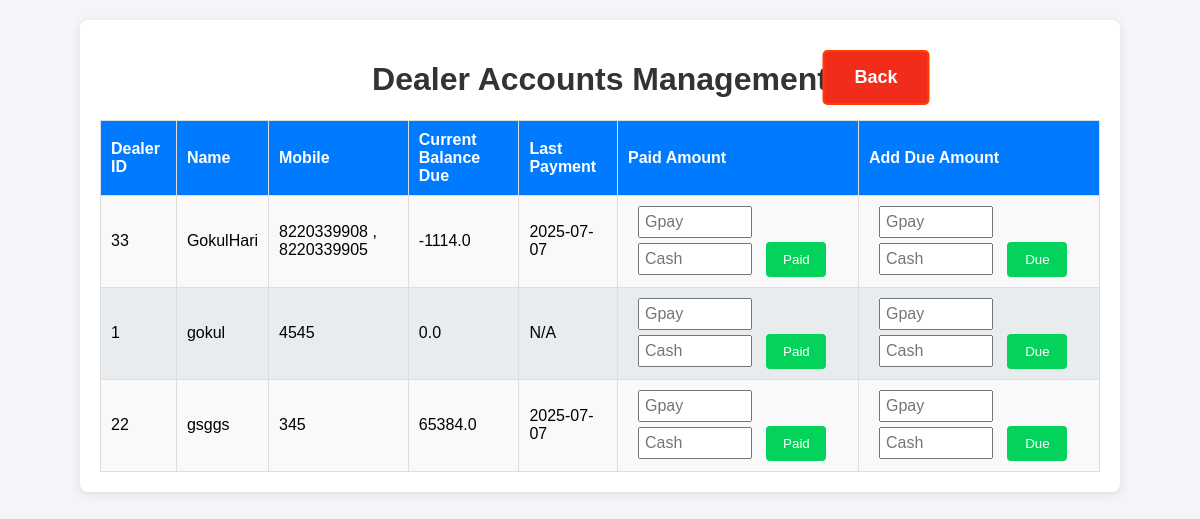
Page /dealer_accounts on the earlier database version.
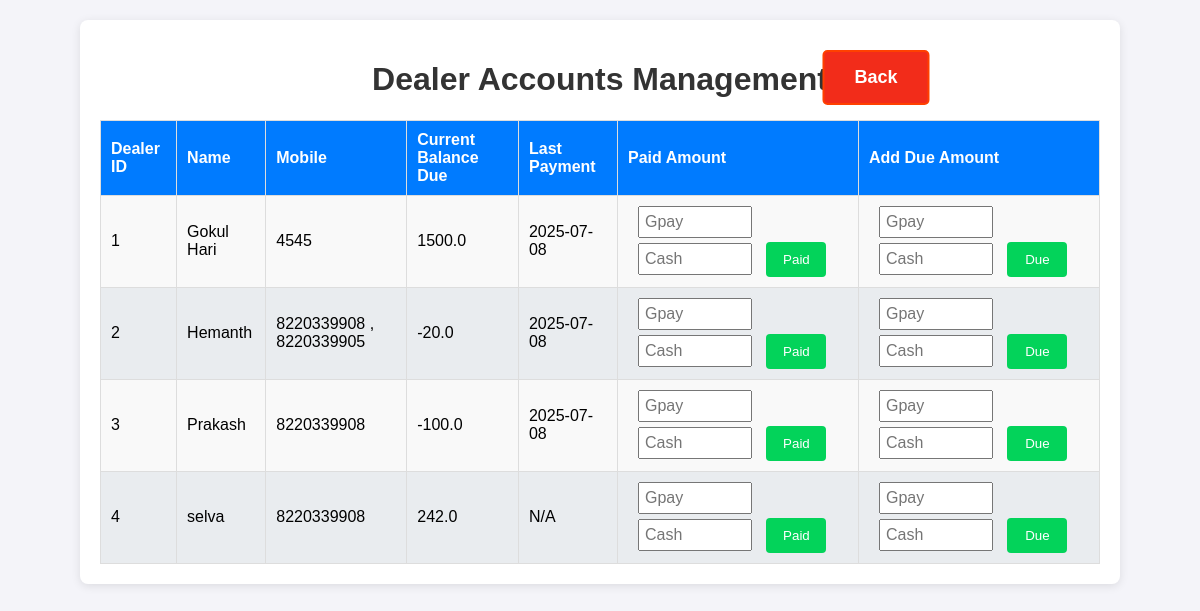
Same page on the later database version.
### app.py (models this page shows)
class Dealer_details(db.Model):
    id = db.Column(db.Integer, primary_key=True)
    dealer_id = db.Column(db.String(100), nullable=False, unique=True)
    name = db.Column(db.String(100), nullable=False)
    mobile = db.Column(db.String(15), nullable=False)
    address = db.Column(db.String(400), nullable=True)
    aadhaar_file = db.Column(db.String(400))  # Path to Aadhaar copy
    photo_file = db.Column(db.String(400))

class DealerAccounts(db.Model):
    id = db.Column(db.Integer, primary_key=True)
    dealer_id = db.Column(db.String(100), db.ForeignKey('dealer_details.dealer_id'), nullable=False, unique=True)
    current_balance = db.Column(db.Float, default=0.0)
    last_payment_date = db.Column(db.DateTime)
    dealer = db.relationship('Dealer_details', backref='account')

### app.py (the view)
@app.route('/dealer_accounts')
def dealer_accounts():
    dealers = Dealer_details.query.outerjoin(DealerAccounts, Dealer_details.dealer_id == DealerAccounts.dealer_id).add_entity(DealerAccounts).order_by(Dealer_details.name.asc()).all()
    return render_template("dealer_accounts.html", dealers=dealers)

### templates/dealer_accounts.html (shortened to what this page needs)
<!DOCTYPE html>
<html lang="en">
    <head>
    <link rel="stylesheet" href="/static/styles.css">
</head>
<body>
    <div class="container dealer_accounts_container">
        <h1>Dealer Accounts Management</h1>
        <a href="/" class="back">Back</a>
        <table class="dealer_accounts">
            <thead>
                <tr>
                    <th>Dealer ID</th>
                    <th>Name</th>
                    <th>Mobile</th>
                    <th>Current Balance Due</th>
                    <th>Last Payment</th>
                    <th class="action">Paid Amount</th>
                    <th class="action">Add Due Amount</th>
                </tr>
            </thead>
            <tbody>
                {% for dealer, account in dealers %}
                <tr>
                    <td>{{ dealer.dealer_id }}</td>
                    <td>{{ dealer.name }}</td>
                    <td>{{ dealer.mobile }}</td>
                    <td>{{ account.current_balance if account else 0 }}</td>
                    <td>{{ account.last_payment_date.strftime("%Y-%m-%d") if account and account.last_payment_date else "N/A" }}</td>
                    <td>
                        <form method="POST" action="{{ url_for('update_payment', dealer_id=dealer.dealer_id) }}">
                            <input class="amount" type="number" name="amount_paid_gpay" step="0.01" placeholder="Gpay" required>
                            <input class="amount" style="margin-top: 5px;" type="number" name="amount_paid_cash" step="0.01" placeholder="Cash" required>
                            <button class="pay" type="submit">Paid</button>
                        </form>
                    </td>
                    <td>
                        <form method="POST" action="{{ url_for('update_payment', dealer_id=dealer.dealer_id) }}">
                            <input class="amount" type="number" name="due_amount_given_gpay" step="0.01" placeholder="Gpay" required>
                            <input class="amount" style="margin-top: 5px;" type="number" name="due_amount_given_cash" step="0.01" placeholder="Cash" required>
                            <button class="pay" type="submit">Due</button>
                        </form>
                    </td>
                </tr>
                {% endfor %}
            </tbody>
        </table>
    </div>
</body>
</html>

Differences in the rows shown:
changed Dealer_details: name "gokul" → "Gokul Hari"; current_balance "0.0" → "1500.0"; last_payment_date "N/A" → "2025-07-08"; moves up the list
changed Dealer_details: dealer_id "33" → "2"; name "GokulHari" → "Hemanth"; current_balance "-1114.0" → "-20.0"; last_payment_date "2025-07-07" → "2025-07-08"
changed Dealer_details: dealer_id "22" → "3"; name "gsggs" → "Prakash"; mobile "345" → "8220339908"; current_balance "65384.0" → "-100.0"; last_payment_date "2025-07-07" → "2025-07-08"
added Dealer_details: dealer_id "4", name "selva", mobile "8220339908", current_balance "242.0", last_payment_date "N/A"
